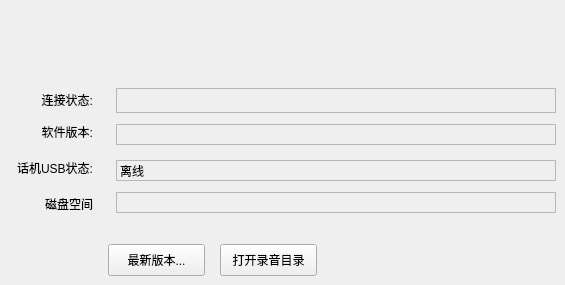
      <widget class="QWidget" name="tabStatus">
       <attribute name="title">
        <string>状 态</string>
       </attribute>
       <widget class="QLabel" name="label">
        <property name="geometry">
         <rect>
          <x>-32</x>
          <y>92</y>
          <width>125</width>
          <height>16</height>
         </rect>
        </property>
        <property name="text">
         <string>连接状态:</string>
        </property>
        <property name="alignment">
         <set>Qt::AlignRight|Qt::AlignTrailing|Qt::AlignVCenter</set>
        </property>
       </widget>
       <widget class="QLabel" name="label_2">
        <property name="geometry">
         <rect>
          <x>-32</x>
          <y>124</y>
          <width>125</width>
          <height>16</height>
         </rect>
        </property>
        <property name="text">
         <string>软件版本:</string>
        </property>
        <property name="scaledContents">
         <bool>false</bool>
        </property>
        <property name="alignment">
         <set>Qt::AlignRight|Qt::AlignTrailing|Qt::AlignVCenter</set>
        </property>
       </widget>
       <widget class="QPushButton" name="btnCheckVersion">
        <property name="geometry">
         <rect>
          <x>108</x>
          <y>244</y>
          <width>97</width>
          <height>32</height>
         </rect>
        </property>
        <property name="text">
         <string>最新版本...</string>
        </property>
       </widget>
       <widget class="QLabel" name="txtStatus">
        <property name="geometry">
         <rect>
          <x>116</x>
          <y>88</y>
          <width>440</width>
          <height>25</height>
         </rect>
        </property>
        <property name="frameShape">
         <enum>QFrame::StyledPanel</enum>
        </property>
        <property name="frameShadow">
         <enum>QFrame::Plain</enum>
        </property>
        <property name="text">
         <string/>
        </property>
       </widget>
       <widget class="QLabel" name="txtVersion">
        <property name="geometry">
         <rect>
          <x>116</x>
          <y>124</y>
          <width>440</width>
          <height>21</height>
         </rect>
        </property>
        <property name="frameShape">
         <enum>QFrame::StyledPanel</enum>
        </property>
        <property name="text">
         <string/>
        </property>
       </widget>
       <widget class="QLabel" name="label_21">
        <property name="geometry">
         <rect>
          <x>-32</x>
          <y>160</y>
          <width>125</width>
          <height>16</height>
         </rect>
        </property>
        <property name="text">
         <string>话机USB状态:</string>
        </property>
        <property name="scaledContents">
         <bool>false</bool>
        </property>
        <property name="alignment">
         <set>Qt::AlignRight|Qt::AlignTrailing|Qt::AlignVCenter</set>
        </property>
       </widget>
       <widget class="QLabel" name="txtPhoneStatus">
        <property name="geometry">
         <rect>
          <x>116</x>
          <y>160</y>
          <width>440</width>
          <height>21</height>
         </rect>
        </property>
        <property name="frameShape">
         <enum>QFrame::StyledPanel</enum>
        </property>
        <property name="text">
         <string>离线</string>
        </property>
       </widget>
       <widget class="QLabel" name="label_23">
        <property name="geometry">
         <rect>
          <x>-32</x>
          <y>196</y>
          <width>125</width>
          <height>16</height>
         </rect>
        </property>
        <property name="text">
         <string>磁盘空间</string>
        </property>
        <property name="scaledContents">
         <bool>false</bool>
        </property>
        <property name="alignment">
         <set>Qt::AlignRight|Qt::AlignTrailing|Qt::AlignVCenter</set>
        </property>
       </widget>
       <widget class="QLabel" name="txtDiskResource">
        <property name="geometry">
         <rect>
          <x>116</x>
          <y>192</y>
          <width>440</width>
          <height>21</height>
         </rect>
        </property>
        <property name="frameShape">
         <enum>QFrame::StyledPanel</enum>
        </property>
        <property name="text">
         <string/>
        </property>
       </widget>
       <widget class="QPushButton" name="btnOpenMediaDir">
        <property name="geometry">
         <rect>
          <x>220</x>
          <y>244</y>
          <width>97</width>
          <height>32</height>
         </rect>
        </property>
        <property name="text">
         <string>打开录音目录</string>
        </property>
       </widget>
      </widget>
